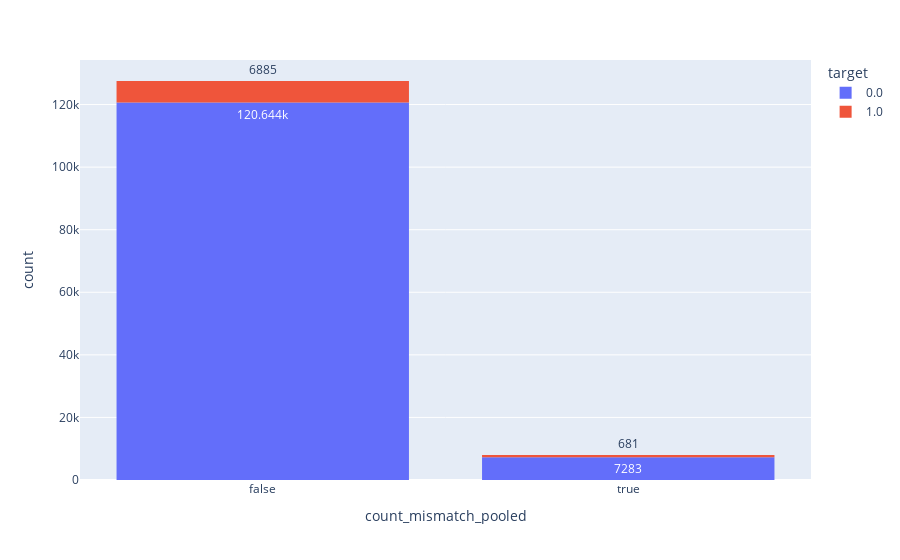

The code cell stored with this chart in its notebook:
### Code cell
px.histogram(agg_clients, x='count_mismatch_pooled', histfunc='count', color='target', barmode='relative', nbins=10, text_auto=True)

### Figure 1 — Plotly figure (JSON) as saved in the notebook; plotly's stock layout.template omitted (floating-point values rounded to 4 significant figures; data arrays with more than 128 entries replaced by an {"elided": "..."} marker saying what was removed)
{"data": [{"alignmentgroup": "True", "bingroup": "x", "histfunc": "count", "hovertemplate": "target=0.0<br>count_mismatch_pooled=%{x}<br>count=%{y}<extra></extra>", "legendgroup": "0.0", "marker": {"color": "#636efa", "pattern": {"shape": ""}}, "name": "0.0", "nbinsx": 10, "offsetgroup": "0.0", "orientation": "v", "showlegend": true, "texttemplate": "%{value}", "type": "histogram", "x": {"elided": "127927 bool values"}, "xaxis": "x", "yaxis": "y"}, {"alignmentgroup": "True", "bingroup": "x", "histfunc": "count", "hovertemplate": "target=1.0<br>count_mismatch_pooled=%{x}<br>count=%{y}<extra></extra>", "legendgroup": "1.0", "marker": {"color": "#EF553B", "pattern": {"shape": ""}}, "name": "1.0", "nbinsx": 10, "offsetgroup": "1.0", "orientation": "v", "showlegend": true, "texttemplate": "%{value}", "type": "histogram", "x": {"elided": "7566 bool values"}, "xaxis": "x", "yaxis": "y"}], "layout": {"barmode": "relative", "legend": {"title": {"text": "target"}, "tracegroupgap": 0}, "margin": {"t": 60}, "xaxis": {"anchor": "y", "domain": [0, 1], "title": {"text": "count_mismatch_pooled"}}, "yaxis": {"anchor": "x", "domain": [0, 1], "title": {"text": "count"}}}}
